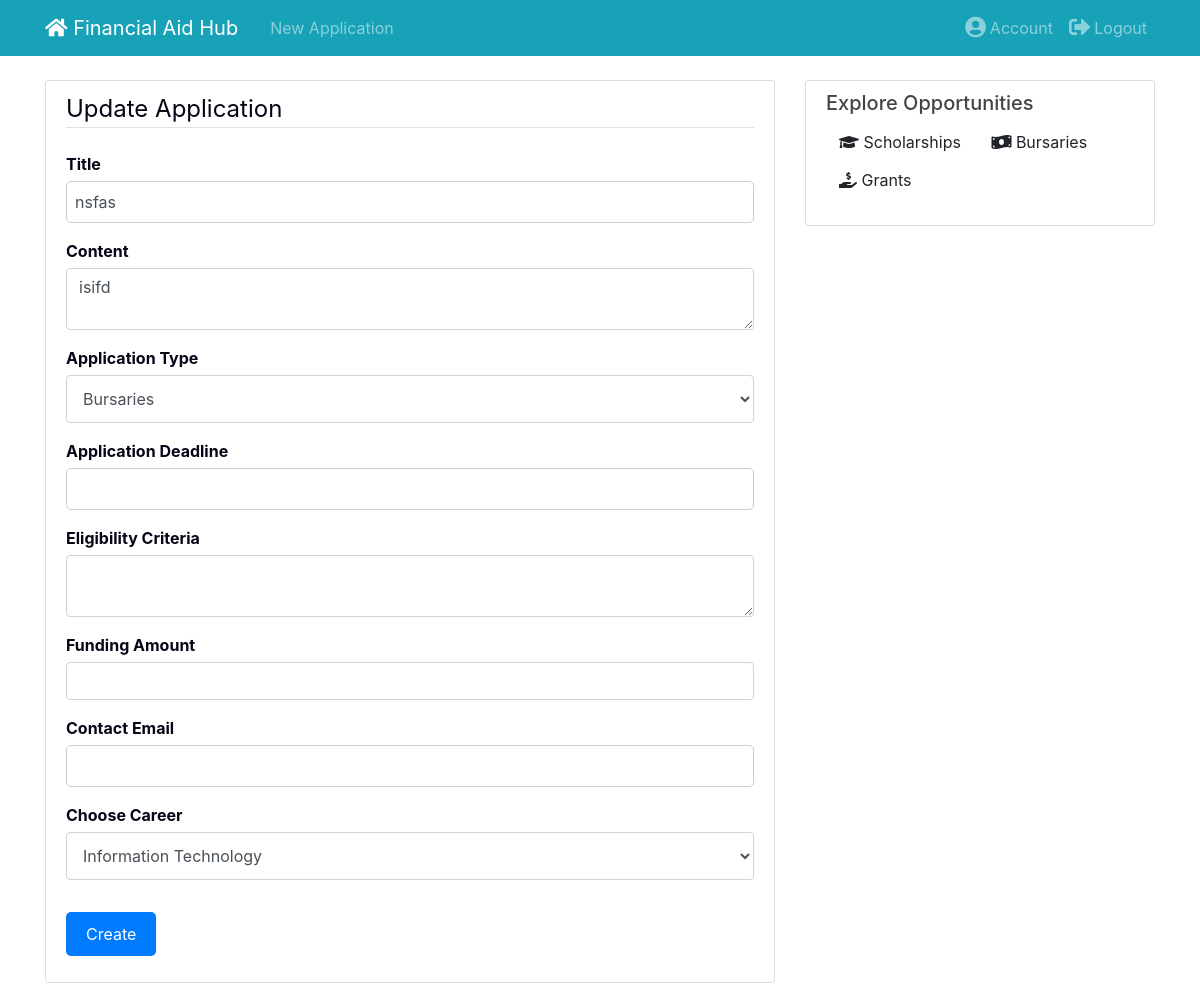
Screenshot of /post/1/update (signed in) with the database file from the repository.
### app/models.py (models this page shows, shortened)
class Post(db.Model):
    id = db.Column(db.Integer, primary_key=True)
    title = db.Column(db.String(100), nullable=False)
    date_posted = db.Column(db.DateTime, nullable=False, default=datetime.now)
    content = db.Column(db.Text, nullable=False)
    post_type = db.Column(db.String(20), nullable=False)
    application_deadline = db.Column(db.String(50), nullable=False)  # Add application_deadline field
    eligibility_criteria = db.Column(db.Text, nullable=False)  # Add eligibility_criteria field
    funding_amount = db.Column(db.Integer, nullable=False)  # Add funding_amount field
    contact_email = db.Column(db.String(120), nullable=False)  # Add contact_email field
    choose_career = db.Column(db.String(50), nullable=False)  # Add choose_career field
    user_id = db.Column(db.Integer, db.ForeignKey('user.id'), nullable=False)
    applications = db.relationship('Application', backref='post', lazy=True)

### app/routes.py (the view)
@app.route("/post/<int:post_id>/update", methods=['GET','POST'])
@login_required
def update_post(post_id):
    post = Post.query.get_or_404(post_id)
    if post.author != current_user:
        abort(403)  # Forbidden error if the current user is not the author of the post
    form = PostForm()
    if form.validate_on_submit():
        post.title = form.title.data
        post.content = form.content.data
        db.session.commit()
        flash('Your Application has been updated!', 'info')
        return redirect(url_for('post', post_id=post.id))
    elif request.method == 'GET':
        form.title.data= post.title
        form.content.data = post.content
    return render_template('create_post.html', title='Update Application', form=form
                           , legend='Update Application')

### app/forms.py
class PostForm(FlaskForm):
    title = StringField('Title', validators=[DataRequired(), Length(max=100)])
    content = TextAreaField('Content', validators=[DataRequired()])
    post_type = SelectField('Application Type', choices=[
        ('Bursaries', 'Bursaries'),
        ('Scholarships', 'Scholarships'),
        ('Grants', 'Grants')
    ], validators=[DataRequired()])
    application_deadline = StringField('Application Deadline', validators=[DataRequired()])
    eligibility_criteria = TextAreaField('Eligibility Criteria', validators=[DataRequired()])
    funding_amount = IntegerField('Funding Amount ', validators=[DataRequired()])
    contact_email = StringField('Contact Email', validators=[DataRequired()])
    choose_career = SelectField('Choose Career', choices=[
        ('1', 'Information Technology'),
        ('2', 'Healthcare'),
        ('3', 'Engineering'),
        ('4', 'Finance'),
        ('5', 'Education'),
        ('6', 'Marketing'),
        ('7', 'Hospitality'),
        ('8', 'Art and Design'),
        ('9', 'Law'),
        ('10', 'Construction')
    ], validators=[DataRequired()])
    submit = SubmitField('Create')

### app/models.py (called while the page is built)
@login_manager.user_loader
def load_user(user_id):
    return User.query.get(int(user_id))

### app/templates/create_post.html (shortened to what this page needs)
{% extends "layout.html" %}
{% block content %}
<div class="content-section">
    <form method="POST" action="">
        <fieldset class="form-group">
            <legend class="border-bottom mb-4">{{ legend }}</legend>
            <div class="form-group">
                {{ form.title.label(class="form-control-label") }}
                {{ form.title(class="form-control form-control-lg") }}
            </div>
            <div class="form-group">
                {{ form.content.label(class="form-control-label") }}
                {{ form.content(class="form-control form-control-lg") }}
            </div>
            <div class="form-group">
                {{ form.post_type.label(class="form-control-label") }}
                {{ form.post_type(class="form-control form-control-lg") }}
            </div>
            <div class="form-group">
                {{ form.application_deadline.label(class="form-control-label") }}
                {{ form.application_deadline(class="form-control form-control-lg") }}
            </div>
            <div class="form-group">
                {{ form.eligibility_criteria.label(class="form-control-label") }}
                {{ form.eligibility_criteria(class="form-control form-control-lg") }}
            </div>
            <div class="form-group">
                {{ form.funding_amount.label(class="form-control-label") }}
                {{ form.funding_amount(class="form-control form-control-lg") }}
            </div>
            <div class="form-group">
                {{ form.contact_email.label(class="form-control-label") }}
                {{ form.contact_email(class="form-control form-control-lg") }}
            </div>
            <div class="form-group">
                {{ form.choose_career.label(class="form-control-label") }}
                {{ form.choose_career(class="form-control form-control-lg") }}
            </div>
        </fieldset>
        <div class="form-group">
            {{ form.submit(class="btn btn-outline-info") }}
        </div>
    </form>
</div>
{% endblock content %}

### app/static/main.css (style rules this page uses)
body { background: #f0f8ff; color: #050515; margin-top: 5rem; overflow-y: auto; }
.content-section { background: #ffffff; padding: 10px 20px; border: 1px solid #dddddd; border-radius: 3px; margin-bottom: 20px; }
.form-group { margin-bottom: 1rem; }
.form-control { display: block; width: 100%; padding: 0.375rem 0.75rem; font-size: 1rem; line-height: 1.5; color: #495057; background-color: #fff; background-clip: padding-box; border: 1px solid #ced4da; border-radius: 0.25rem; transition: border-color 0.15s ease-in-out, box-shadow 0.15s ease-in-out; }
.btn { display: inline-block; font-weight: 400; color: #212529; text-align: center; vertical-align: middle; -webkit-user-select: none; -moz-user-select: none; -ms-user-select: none; user-select: none; background-color: transparent; border: 1px solid transparent; padding: 0.375rem 0.75rem; font-size: 1rem; line-height: 1.5; border-radius: 0.25rem; transition: color 0.15s ease-in-out, background-color 0.15s ease-in-out, border-color 0.15s ease-in-out, box-shadow 0.15s ease-in-out; }
label { font-weight: bold; margin-bottom: 5px; }
input[type="text"], input[type="email"], input[type="password"], textarea, select { width: 100%; padding: 8px; margin-bottom: 15px; border: 1px solid #ccc; border-radius: 5px; }
input[type="submit"] { background-color: #007bff; color: #fff; border: none; padding: 10px 20px; border-radius: 5px; cursor: pointer; }

### rows the page displays
Post: title "nsfas", content "isifd", post_type "Bursaries", choose_career "Information Technology"

### other values shown
{{ legend }} "Update Application"
